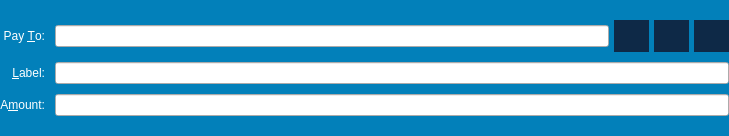
<?xml version="1.0" encoding="UTF-8"?>
<ui version="4.0">
 <class>SendCoinsEntry</class>
 <widget class="QFrame" name="SendCoinsEntry">
  <property name="geometry">
   <rect>
    <x>0</x>
    <y>0</y>
    <width>729</width>
    <height>136</height>
   </rect>
  </property>
  <property name="windowTitle">
   <string>Form</string>
  </property>
  <property name="styleSheet">
   <string notr="true">QFrame#SendCoinsEntry{background-color:#0280ba;}</string>
  </property>
  <property name="frameShape">
   <enum>QFrame::NoFrame</enum>
  </property>
  <property name="frameShadow">
   <enum>QFrame::Plain</enum>
  </property>
  <layout class="QGridLayout" name="gridLayout">
   <property name="leftMargin">
    <number>0</number>
   </property>
   <property name="topMargin">
    <number>20</number>
   </property>
   <property name="rightMargin">
    <number>0</number>
   </property>
   <property name="bottomMargin">
    <number>20</number>
   </property>
   <property name="spacing">
    <number>10</number>
   </property>
   <item row="5" column="0">
    <widget class="QLabel" name="label">
     <property name="styleSheet">
      <string notr="true">color:white;</string>
     </property>
     <property name="text">
      <string>A&amp;mount:</string>
     </property>
     <property name="alignment">
      <set>Qt::AlignRight|Qt::AlignTrailing|Qt::AlignVCenter</set>
     </property>
     <property name="buddy">
      <cstring>payAmount</cstring>
     </property>
    </widget>
   </item>
   <item row="3" column="0">
    <widget class="QLabel" name="label_2">
     <property name="styleSheet">
      <string notr="true">color:white;</string>
     </property>
     <property name="text">
      <string>Pay &amp;To:</string>
     </property>
     <property name="alignment">
      <set>Qt::AlignRight|Qt::AlignTrailing|Qt::AlignVCenter</set>
     </property>
     <property name="buddy">
      <cstring>payTo</cstring>
     </property>
    </widget>
   </item>
   <item row="5" column="1">
    <widget class="BitcoinAmountField" name="payAmount"/>
   </item>
   <item row="4" column="0">
    <widget class="QLabel" name="label_4">
     <property name="styleSheet">
      <string notr="true">color:white;</string>
     </property>
     <property name="text">
      <string>&amp;Label:</string>
     </property>
     <property name="alignment">
      <set>Qt::AlignRight|Qt::AlignTrailing|Qt::AlignVCenter</set>
     </property>
     <property name="buddy">
      <cstring>addAsLabel</cstring>
     </property>
    </widget>
   </item>
   <item row="3" column="1">
    <layout class="QHBoxLayout" name="payToLayout">
     <property name="spacing">
      <number>5</number>
     </property>
     <item>
      <widget class="QValidatedLineEdit" name="payTo">
       <property name="toolTip">
        <string>The address to send the payment to (e.g. RoyaL5CUe4bEh16VLa5YcAPkdgiftBUcbb)</string>
       </property>
       <property name="maxLength">
        <number>34</number>
       </property>
      </widget>
     </item>
     <item>
      <widget class="QToolButton" name="addressBookButton">
       <property name="minimumSize">
        <size>
         <width>35</width>
         <height>0</height>
        </size>
       </property>
       <property name="maximumSize">
        <size>
         <width>0</width>
         <height>35</height>
        </size>
       </property>
       <property name="toolTip">
        <string>Choose address from address book</string>
       </property>
       <property name="styleSheet">
        <string notr="true">QToolButton#addressBookButton{background-color:#0e2947;border:none;}</string>
       </property>
       <property name="text">
        <string/>
       </property>
       <property name="icon">
        <iconset resource="../bitcoin.qrc">
         <normaloff>:/icons_V2/addressbook_white</normaloff>:/icons_V2/addressbook_white</iconset>
       </property>
       <property name="shortcut">
        <string>Alt+A</string>
       </property>
      </widget>
     </item>
     <item>
      <widget class="QToolButton" name="pasteButton">
       <property name="minimumSize">
        <size>
         <width>35</width>
         <height>0</height>
        </size>
       </property>
       <property name="maximumSize">
        <size>
         <width>0</width>
         <height>35</height>
        </size>
       </property>
       <property name="toolTip">
        <string>Paste address from clipboard</string>
       </property>
       <property name="styleSheet">
        <string notr="true">QToolButton#pasteButton{background-color:#0e2947;border:none;}</string>
       </property>
       <property name="text">
        <string/>
       </property>
       <property name="icon">
        <iconset resource="../bitcoin.qrc">
         <normaloff>:/icons_V2/editpaste_white</normaloff>:/icons_V2/editpaste_white</iconset>
       </property>
       <property name="shortcut">
        <string>Alt+P</string>
       </property>
      </widget>
     </item>
     <item>
      <widget class="QToolButton" name="deleteButton">
       <property name="sizePolicy">
        <sizepolicy hsizetype="Fixed" vsizetype="Fixed">
         <horstretch>0</horstretch>
         <verstretch>0</verstretch>
        </sizepolicy>
       </property>
       <property name="minimumSize">
        <size>
         <width>35</width>
         <height>0</height>
        </size>
       </property>
       <property name="maximumSize">
        <size>
         <width>0</width>
         <height>35</height>
        </size>
       </property>
       <property name="toolTip">
        <string>Remove this recipient</string>
       </property>
       <property name="styleSheet">
        <string notr="true">QToolButton#deleteButton{background-color:#0e2947;border:none;}</string>
       </property>
       <property name="text">
        <string/>
       </property>
       <property name="icon">
        <iconset resource="../bitcoin.qrc">
         <normaloff>:/icons_V2/remove_white</normaloff>:/icons_V2/remove_white</iconset>
       </property>
      </widget>
     </item>
    </layout>
   </item>
   <item row="4" column="1">
    <widget class="QValidatedLineEdit" name="addAsLabel">
     <property name="toolTip">
      <string>Enter a label for this address to add it to your address book</string>
     </property>
    </widget>
   </item>
  </layout>
 </widget>
 <customwidgets>
  <customwidget>
   <class>QValidatedLineEdit</class>
   <extends>QLineEdit</extends>
   <header>qvalidatedlineedit.h</header>
  </customwidget>
  <customwidget>
   <class>BitcoinAmountField</class>
   <extends>QLineEdit</extends>
   <header>bitcoinamountfield.h</header>
   <container>1</container>
  </customwidget>
 </customwidgets>
 <resources>
  <include location="../bitcoin.qrc"/>
 </resources>
 <connections/>
</ui>
